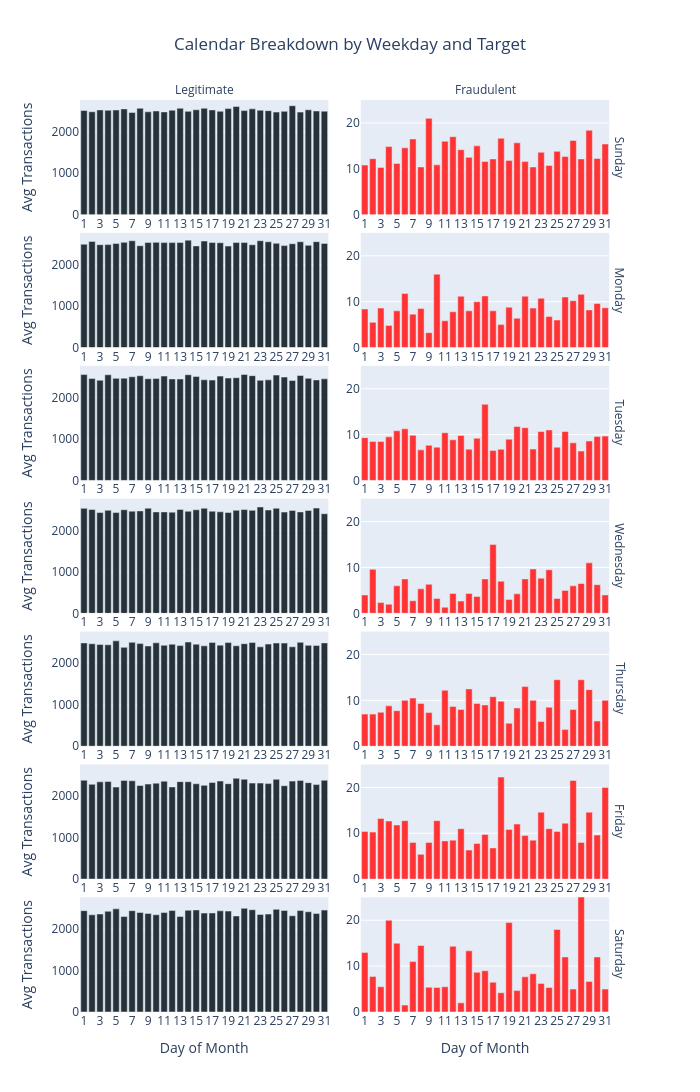

The cell this chart's notebook holds for it:
### Code cell
detailed_calendar_unbiased_pd = detailed_calendar_unbiased_df.toPandas()

detailed_calendar_unbiased_pd["day_of_month"] = detailed_calendar_unbiased_pd["day_of_month"].astype(str)

fig_calendar = px.bar(
    detailed_calendar_unbiased_pd,
    x="day_of_month",          
    y="Avg",
    color="target",
    facet_col="target",         
    facet_row="weekday_name",   
    facet_row_spacing=0.02,
    facet_col_spacing=0.06,     
    title="Calendar Breakdown by Weekday and Target",
    labels={"day_of_month": "Day of Month", "Avg": "Avg Transactions", "target": "Is Fraud?"},
    color_discrete_map={'Legitimate': "#263238", 'Fraudulent': "#FF3333"}
)

fig_calendar.update_yaxes(matches="y", showticklabels=True, col=1)
fig_calendar.update_yaxes(matches="y2", showticklabels=True, col=2, range=[0.0, 25])

fig_calendar.update_xaxes(showticklabels=True) 

fig_calendar.update_traces(hovertemplate="Day:%{x}<br>Avg: %{y:,.2f}<extra></extra>")

fig_calendar.update_layout(
    title_x=0.5, height=1400, date_fraud_unbiased_df
    hovermode="closest", showlegend=False
)

fig_calendar.for_each_annotation(lambda a: a.update(text=a.text.split('=')[-1]))

fig_calendar.show()

### Figure 1 — Plotly figure (JSON) as saved in the notebook; plotly's stock layout.template omitted (floating-point values rounded to 4 significant figures)
{"data": [{"hovertemplate": "Day:%{x}<br>Avg: %{y:,.2f}<extra></extra>", "legendgroup": "Legitimate", "marker": {"color": "#263238", "pattern": {"shape": ""}}, "name": "Legitimate", "orientation": "v", "showlegend": true, "textposition": "auto", "type": "bar", "x": ["1", "2", "3", "4", "5", "6", "7", "8", "9", "10", "11", "12", "13", "14", "15", "16", "17", "18", "19", "20", "21", "22", "23", "24", "25", "26", "27", "28", "29", "30", "31"], "xaxis": "x13", "y": [2513.0, 2482.0, 2527.0, 2518.0, 2525.0, 2551.0, 2464.0, 2566.0, 2480.0, 2501.0, 2478.0, 2519.0, 2566.0, 2492.0, 2529.0, 2566.0, 2526.0, 2493.0, 2558.0, 2608.0, 2509.0, 2552.0, 2519.0, 2508.0, 2473.0, 2492.0, 2627.0, 2473.0, 2527.0, 2500.0, 2496.0], "yaxis": "y13"}, {"hovertemplate": "Day:%{x}<br>Avg: %{y:,.2f}<extra></extra>", "legendgroup": "Legitimate", "marker": {"color": "#263238", "pattern": {"shape": ""}}, "name": "Legitimate", "orientation": "v", "showlegend": false, "textposition": "auto", "type": "bar", "x": ["1", "2", "3", "4", "5", "6", "7", "8", "9", "10", "11", "12", "13", "14", "15", "16", "17", "18", "19", "20", "21", "22", "23", "24", "25", "26", "27", "28", "29", "30", "31"], "xaxis": "x11", "y": [2493.0, 2560.0, 2480.0, 2482.0, 2510.0, 2538.0, 2575.0, 2456.0, 2534.0, 2537.0, 2531.0, 2531.0, 2535.0, 2590.0, 2452.0, 2569.0, 2534.0, 2528.0, 2448.0, 2533.0, 2535.0, 2479.0, 2577.0, 2551.0, 2514.0, 2458.0, 2504.0, 2552.0, 2466.0, 2554.0, 2511.0], "yaxis": "y11"}, {"hovertemplate": "Day:%{x}<br>Avg: %{y:,.2f}<extra></extra>", "legendgroup": "Legitimate", "marker": {"color": "#263238", "pattern": {"shape": ""}}, "name": "Legitimate", "orientation": "v", "showlegend": false, "textposition": "auto", "type": "bar", "x": ["1", "2", "3", "4", "5", "6", "7", "8", "9", "10", "11", "12", "13", "14", "15", "16", "17", "18", "19", "20", "21", "22", "23", "24", "25", "26", "27", "28", "29", "30", "31"], "xaxis": "x9", "y": [2553.0, 2459.0, 2416.0, 2549.0, 2461.0, 2467.0, 2500.0, 2525.0, 2452.0, 2458.0, 2517.0, 2449.0, 2447.0, 2550.0, 2509.0, 2427.0, 2421.0, 2516.0, 2470.0, 2478.0, 2555.0, 2527.0, 2415.0, 2425.0, 2540.0, 2492.0, 2410.0, 2531.0, 2462.0, 2425.0, 2450.0], "yaxis": "y9"}, {"hovertemplate": "Day:%{x}<br>Avg: %{y:,.2f}<extra></extra>", "legendgroup": "Legitimate", "marker": {"color": "#263238", "pattern": {"shape": ""}}, "name": "Legitimate", "orientation": "v", "showlegend": false, "textposition": "auto", "type": "bar", "x": ["1", "2", "3", "4", "5", "6", "7", "8", "9", "10", "11", "12", "13", "14", "15", "16", "17", "18", "19", "20", "21", "22", "23", "24", "25", "26", "27", "28", "29", "30", "31"], "xaxis": "x7", "y": [2532.0, 2503.0, 2431.0, 2485.0, 2430.0, 2498.0, 2465.0, 2471.0, 2536.0, 2446.0, 2446.0, 2440.0, 2506.0, 2461.0, 2497.0, 2534.0, 2464.0, 2449.0, 2433.0, 2485.0, 2502.0, 2483.0, 2566.0, 2492.0, 2534.0, 2442.0, 2482.0, 2446.0, 2481.0, 2538.0, 2402.0], "yaxis": "y7"}, {"hovertemplate": "Day:%{x}<br>Avg: %{y:,.2f}<extra></extra>", "legendgroup": "Legitimate", "marker": {"color": "#263238", "pattern": {"shape": ""}}, "name": "Legitimate", "orientation": "v", "showlegend": false, "textposition": "auto", "type": "bar", "x": ["1", "2", "3", "4", "5", "6", "7", "8", "9", "10", "11", "12", "13", "14", "15", "16", "17", "18", "19", "20", "21", "22", "23", "24", "25", "26", "27", "28", "29", "30", "31"], "xaxis": "x5", "y": [2492.0, 2472.0, 2455.0, 2446.0, 2541.0, 2385.0, 2506.0, 2474.0, 2418.0, 2494.0, 2434.0, 2461.0, 2426.0, 2513.0, 2462.0, 2420.0, 2504.0, 2438.0, 2501.0, 2422.0, 2473.0, 2503.0, 2397.0, 2464.0, 2489.0, 2488.0, 2398.0, 2505.0, 2432.0, 2430.0, 2492.0], "yaxis": "y5"}, {"hovertemplate": "Day:%{x}<br>Avg: %{y:,.2f}<extra></extra>", "legendgroup": "Legitimate", "marker": {"color": "#263238", "pattern": {"shape": ""}}, "name": "Legitimate", "orientation": "v", "showlegend": false, "textposition": "auto", "type": "bar", "x": ["1", "2", "3", "4", "5", "6", "7", "8", "9", "10", "11", "12", "13", "14", "15", "16", "17", "18", "19", "20", "21", "22", "23", "24", "25", "26", "27", "28", "29", "30", "31"], "xaxis": "x3", "y": [2385.0, 2287.0, 2346.0, 2354.0, 2220.0, 2381.0, 2371.0, 2258.0, 2292.0, 2314.0, 2362.0, 2224.0, 2351.0, 2349.0, 2299.0, 2261.0, 2330.0, 2366.0, 2302.0, 2432.0, 2409.0, 2315.0, 2316.0, 2303.0, 2407.0, 2253.0, 2363.0, 2379.0, 2326.0, 2280.0, 2383.0], "yaxis": "y3"}, {"hovertemplate": "Day:%{x}<br>Avg: %{y:,.2f}<extra></extra>", "legendgroup": "Legitimate", "marker": {"color": "#263238", "pattern": {"shape": ""}}, "name": "Legitimate", "orientation": "v", "showlegend": false, "textposition": "auto", "type": "bar", "x": ["1", "2", "3", "4", "5", "6", "7", "8", "9", "10", "11", "12", "13", "14", "15", "16", "17", "18", "19", "20", "21", "22", "23", "24", "25", "26", "27", "28", "29", "30", "31"], "xaxis": "x", "y": [2445.0, 2344.0, 2364.0, 2429.0, 2487.0, 2304.0, 2443.0, 2402.0, 2377.0, 2346.0, 2398.0, 2447.0, 2306.0, 2453.0, 2461.0, 2385.0, 2388.0, 2440.0, 2434.0, 2316.0, 2500.0, 2467.0, 2352.0, 2362.0, 2476.0, 2448.0, 2320.0, 2447.0, 2417.0, 2375.0, 2457.0], "yaxis": "y"}, {"hovertemplate": "Day:%{x}<br>Avg: %{y:,.2f}<extra></extra>", "legendgroup": "Fraudulent", "marker": {"color": "#FF3333", "pattern": {"shape": ""}}, "name": "Fraudulent", "orientation": "v", "showlegend": true, "textposition": "auto", "type": "bar", "x": ["1", "2", "3", "4", "5", "6", "7", "8", "9", "10", "11", "12", "13", "14", "15", "16", "17", "18", "19", "20", "21", "22", "23", "24", "25", "26", "27", "28", "29", "30", "31"], "xaxis": "x14", "y": [10.8, 12.2, 10.29, 14.83, 11.17, 14.57, 16.5, 10.4, 21.0, 10.86, 16.0, 17.0, 14.17, 12.5, 15.0, 11.6, 12.14, 16.67, 11.83, 15.67, 11.57, 10.4, 13.6, 10.71, 13.8, 12.67, 16.17, 12.14, 18.4, 12.25, 15.4], "yaxis": "y14"}, {"hovertemplate": "Day:%{x}<br>Avg: %{y:,.2f}<extra></extra>", "legendgroup": "Fraudulent", "marker": {"color": "#FF3333", "pattern": {"shape": ""}}, "name": "Fraudulent", "orientation": "v", "showlegend": false, "textposition": "auto", "type": "bar", "x": ["1", "2", "3", "4", "5", "6", "7", "8", "9", "10", "11", "12", "13", "14", "15", "16", "17", "18", "19", "20", "21", "22", "23", "24", "25", "26", "27", "28", "29", "30", "31"], "xaxis": "x12", "y": [8.4, 5.5, 8.6, 4.833, 8.0, 11.8, 7.286, 8.5, 3.25, 16.0, 5.833, 7.8, 11.2, 8.0, 10.0, 11.25, 8.0, 5.0, 8.8, 6.4, 11.2, 8.6, 10.75, 6.75, 6.0, 11.0, 10.2, 11.6, 8.2, 9.6, 8.667], "yaxis": "y12"}, {"hovertemplate": "Day:%{x}<br>Avg: %{y:,.2f}<extra></extra>", "legendgroup": "Fraudulent", "marker": {"color": "#FF3333", "pattern": {"shape": ""}}, "name": "Fraudulent", "orientation": "v", "showlegend": false, "textposition": "auto", "type": "bar", "x": ["1", "2", "3", "4", "5", "6", "7", "8", "9", "10", "11", "12", "13", "14", "15", "16", "17", "18", "19", "20", "21", "22", "23", "24", "25", "26", "27", "28", "29", "30", "31"], "xaxis": "x10", "y": [9.333, 8.5, 8.5, 9.5, 10.83, 11.25, 9.833, 6.667, 7.667, 7.25, 10.4, 8.857, 9.8, 6.8, 9.2, 16.6, 6.5, 6.8, 9.0, 11.75, 11.5, 6.833, 10.67, 11.0, 7.25, 10.67, 8.2, 6.4, 8.6, 9.6, 9.667], "yaxis": "y10"}, {"hovertemplate": "Day:%{x}<br>Avg: %{y:,.2f}<extra></extra>", "legendgroup": "Fraudulent", "marker": {"color": "#FF3333", "pattern": {"shape": ""}}, "name": "Fraudulent", "orientation": "v", "showlegend": false, "textposition": "auto", "type": "bar", "x": ["1", "2", "3", "4", "5", "6", "7", "8", "9", "10", "11", "12", "13", "14", "15", "16", "17", "18", "19", "20", "21", "22", "23", "24", "25", "26", "27", "28", "29", "30", "31"], "xaxis": "x8", "y": [4.0, 9.6, 2.333, 2.0, 6.0, 7.5, 2.75, 5.333, 6.333, 3.25, 1.333, 4.333, 2.667, 4.333, 3.667, 7.5, 15.0, 7.0, 3.0, 4.25, 7.5, 9.667, 7.667, 9.5, 3.25, 5.0, 6.0, 6.5, 11.0, 6.25, 4.0], "yaxis": "y8"}, {"hovertemplate": "Day:%{x}<br>Avg: %{y:,.2f}<extra></extra>", "legendgroup": "Fraudulent", "marker": {"color": "#FF3333", "pattern": {"shape": ""}}, "name": "Fraudulent", "orientation": "v", "showlegend": false, "textposition": "auto", "type": "bar", "x": ["1", "2", "3", "4", "5", "6", "7", "8", "9", "10", "11", "12", "13", "14", "15", "16", "17", "18", "19", "20", "21", "22", "23", "24", "25", "26", "27", "28", "29", "30", "31"], "xaxis": "x6", "y": [7.0, 7.0, 7.4, 8.8, 7.75, 10.0, 10.5, 9.333, 7.333, 4.667, 12.2, 8.667, 8.0, 12.5, 9.333, 9.0, 10.8, 9.8, 5.0, 8.333, 13.0, 10.0, 5.4, 8.5, 14.5, 3.667, 8.0, 14.5, 12.33, 5.5, 10.0], "yaxis": "y6"}, {"hovertemplate": "Day:%{x}<br>Avg: %{y:,.2f}<extra></extra>", "legendgroup": "Fraudulent", "marker": {"color": "#FF3333", "pattern": {"shape": ""}}, "name": "Fraudulent", "orientation": "v", "showlegend": false, "textposition": "auto", "type": "bar", "x": ["1", "2", "3", "4", "5", "6", "7", "8", "9", "10", "11", "12", "13", "14", "15", "16", "17", "18", "19", "20", "21", "22", "23", "24", "25", "26", "27", "28", "29", "30", "31"], "xaxis": "x4", "y": [10.4, 10.25, 13.2, 12.67, 11.8, 12.75, 8.0, 5.4, 8.0, 12.75, 8.333, 8.5, 11.0, 6.333, 7.75, 9.75, 6.8, 22.25, 10.83, 12.0, 9.5, 8.5, 14.6, 11.0, 10.4, 12.2, 21.5, 8.0, 14.6, 9.6, 20.0], "yaxis": "y4"}, {"hovertemplate": "Day:%{x}<br>Avg: %{y:,.2f}<extra></extra>", "legendgroup": "Fraudulent", "marker": {"color": "#FF3333", "pattern": {"shape": ""}}, "name": "Fraudulent", "orientation": "v", "showlegend": false, "textposition": "auto", "type": "bar", "x": ["1", "2", "3", "4", "5", "6", "7", "8", "9", "10", "11", "12", "13", "14", "15", "16", "17", "18", "19", "20", "21", "22", "23", "24", "25", "26", "27", "28", "29", "30", "31"], "xaxis": "x2", "y": [13.0, 7.75, 5.5, 20.0, 15.0, 1.5, 11.0, 14.5, 5.4, 5.333, 5.5, 14.33, 2.0, 13.33, 8.667, 9.0, 6.5, 4.2, 19.5, 4.667, 7.667, 8.333, 6.2, 5.333, 18.0, 12.0, 5.0, 30.5, 6.667, 12.0, 5.0], "yaxis": "y2"}], "layout": {"annotations": [{"font": {}, "showarrow": false, "text": "Legitimate", "x": 0.23, "xanchor": "center", "xref": "paper", "y": 1.0, "yanchor": "bottom", "yref": "paper"}, {"font": {}, "showarrow": false, "text": "Fraudulent", "x": 0.75, "xanchor": "center", "xref": "paper", "y": 1.0, "yanchor": "bottom", "yref": "paper"}, {"font": {}, "showarrow": false, "text": "Saturday", "textangle": 90, "x": 0.98, "xanchor": "left", "xref": "paper", "y": 0.06286, "yanchor": "middle", "yref": "paper"}, {"font": {}, "showarrow": false, "text": "Friday", "textangle": 90, "x": 0.98, "xanchor": "left", "xref": "paper", "y": 0.2086, "yanchor": "middle", "yref": "paper"}, {"font": {}, "showarrow": false, "text": "Thursday", "textangle": 90, "x": 0.98, "xanchor": "left", "xref": "paper", "y": 0.3543, "yanchor": "middle", "yref": "paper"}, {"font": {}, "showarrow": false, "text": "Wednesday", "textangle": 90, "x": 0.98, "xanchor": "left", "xref": "paper", "y": 0.5, "yanchor": "middle", "yref": "paper"}, {"font": {}, "showarrow": false, "text": "Tuesday", "textangle": 90, "x": 0.98, "xanchor": "left", "xref": "paper", "y": 0.6457, "yanchor": "middle", "yref": "paper"}, {"font": {}, "showarrow": false, "text": "Monday", "textangle": 90, "x": 0.98, "xanchor": "left", "xref": "paper", "y": 0.7914, "yanchor": "middle", "yref": "paper"}, {"font": {}, "showarrow": false, "text": "Sunday", "textangle": 90, "x": 0.98, "xanchor": "left", "xref": "paper", "y": 0.9371, "yanchor": "middle", "yref": "paper"}], "autosize": false, "barmode": "relative", "height": 1400, "hovermode": "closest", "legend": {"title": {"text": "Is Fraud?"}, "tracegroupgap": 0}, "showlegend": false, "title": {"text": "Calendar Breakdown by Weekday and Target", "x": 0.5}, "width": 700, "xaxis": {"anchor": "y", "autorange": true, "domain": [0, 0.46], "range": [-0.5, 30.5], "showticklabels": true, "title": {"text": "Day of Month"}, "type": "category"}, "xaxis10": {"anchor": "y10", "autorange": true, "domain": [0.52, 0.98], "matches": "x", "range": [-0.5, 30.5], "showticklabels": true, "type": "category"}, "xaxis11": {"anchor": "y11", "autorange": true, "domain": [0, 0.46], "matches": "x", "range": [-0.5, 30.5], "showticklabels": true, "type": "category"}, "xaxis12": {"anchor": "y12", "autorange": true, "domain": [0.52, 0.98], "matches": "x", "range": [-0.5, 30.5], "showticklabels": true, "type": "category"}, "xaxis13": {"anchor": "y13", "autorange": true, "domain": [0, 0.46], "matches": "x", "range": [-0.5, 30.5], "showticklabels": true, "type": "category"}, "xaxis14": {"anchor": "y14", "autorange": true, "domain": [0.52, 0.98], "matches": "x", "range": [-0.5, 30.5], "showticklabels": true, "type": "category"}, "xaxis2": {"anchor": "y2", "autorange": true, "domain": [0.52, 0.98], "matches": "x", "range": [-0.5, 30.5], "showticklabels": true, "title": {"text": "Day of Month"}, "type": "category"}, "xaxis3": {"anchor": "y3", "autorange": true, "domain": [0, 0.46], "matches": "x", "range": [-0.5, 30.5], "showticklabels": true, "type": "category"}, "xaxis4": {"anchor": "y4", "autorange": true, "domain": [0.52, 0.98], "matches": "x", "range": [-0.5, 30.5], "showticklabels": true, "type": "category"}, "xaxis5": {"anchor": "y5", "autorange": true, "domain": [0, 0.46], "matches": "x", "range": [-0.5, 30.5], "showticklabels": true, "type": "category"}, "xaxis6": {"anchor": "y6", "autorange": true, "domain": [0.52, 0.98], "matches": "x", "range": [-0.5, 30.5], "showticklabels": true, "type": "category"}, "xaxis7": {"anchor": "y7", "autorange": true, "domain": [0, 0.46], "matches": "x", "range": [-0.5, 30.5], "showticklabels": true, "type": "category"}, "xaxis8": {"anchor": "y8", "autorange": true, "domain": [0.52, 0.98], "matches": "x", "range": [-0.5, 30.5], "showticklabels": true, "type": "category"}, "xaxis9": {"anchor": "y9", "autorange": true, "domain": [0, 0.46], "matches": "x", "range": [-0.5, 30.5], "showticklabels": true, "type": "category"}, "yaxis": {"anchor": "x", "autorange": true, "domain": [0, 0.1257], "matches": "y", "range": [0, 2765.0], "showticklabels": true, "title": {"text": "Avg Transactions"}, "type": "linear"}, "yaxis10": {"anchor": "x10", "domain": [0.5829, 0.7086], "matches": "y2", "range": [0, 25], "showticklabels": true, "type": "linear"}, "yaxis11": {"anchor": "x11", "autorange": true, "domain": [0.7286, 0.8543], "matches": "y", "range": [0, 2765.0], "showticklabels": true, "title": {"text": "Avg Transactions"}, "type": "linear"}, "yaxis12": {"anchor": "x12", "domain": [0.7286, 0.8543], "matches": "y2", "range": [0, 25], "showticklabels": true, "type": "linear"}, "yaxis13": {"anchor": "x13", "autorange": true, "domain": [0.8743, 1.0], "matches": "y", "range": [0, 2765.0], "showticklabels": true, "title": {"text": "Avg Transactions"}, "type": "linear"}, "yaxis14": {"anchor": "x14", "domain": [0.8743, 1.0], "matches": "y2", "range": [0, 25], "showticklabels": true, "type": "linear"}, "yaxis2": {"anchor": "x2", "domain": [0, 0.1257], "matches": "y2", "range": [0, 25], "showticklabels": true, "type": "linear"}, "yaxis3": {"anchor": "x3", "autorange": true, "domain": [0.1457, 0.2714], "matches": "y", "range": [0, 2765.0], "showticklabels": true, "title": {"text": "Avg Transactions"}, "type": "linear"}, "yaxis4": {"anchor": "x4", "domain": [0.1457, 0.2714], "matches": "y2", "range": [0, 25], "showticklabels": true, "type": "linear"}, "yaxis5": {"anchor": "x5", "autorange": true, "domain": [0.2914, 0.4171], "matches": "y", "range": [0, 2765.0], "showticklabels": true, "title": {"text": "Avg Transactions"}, "type": "linear"}, "yaxis6": {"anchor": "x6", "domain": [0.2914, 0.4171], "matches": "y2", "range": [0, 25], "showticklabels": true, "type": "linear"}, "yaxis7": {"anchor": "x7", "autorange": true, "domain": [0.4371, 0.5629], "matches": "y", "range": [0, 2765.0], "showticklabels": true, "title": {"text": "Avg Transactions"}, "type": "linear"}, "yaxis8": {"anchor": "x8", "domain": [0.4371, 0.5629], "matches": "y2", "range": [0, 25], "showticklabels": true, "type": "linear"}, "yaxis9": {"anchor": "x9", "autorange": true, "domain": [0.5829, 0.7086], "matches": "y", "range": [0, 2765.0], "showticklabels": true, "title": {"text": "Avg Transactions"}, "type": "linear"}}}
